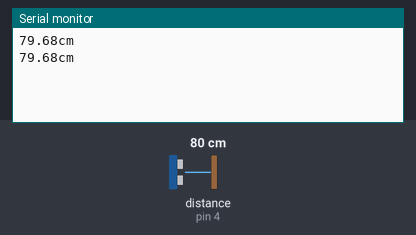
The sketch below on a simulated Arduino Uno, built with avr-gcc and run on an emulated ATmega328P. Shown: the last lines printed to the serial monitor. Wiring (inferred from the names in the program): ultrasonic range finder: trigger pin 5; echo pin 4. The inputs (shaded band) are chosen by the test bench; at power-on: distance to the obstacle (sensor on pin 4) 80 cm. The echo pulse lasts 58.3 µs per cm.

Above: at 1.8 s.
1.9 s: distance to the obstacle (sensor on pin 4) set to 2 cm
At 2.8 s:
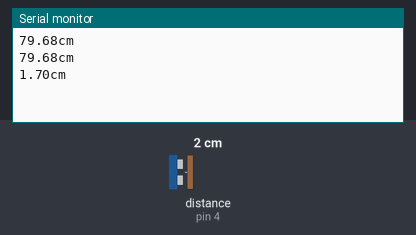
3.4 s: distance to the obstacle (sensor on pin 4) set to 4 cm
At 4.7 s:
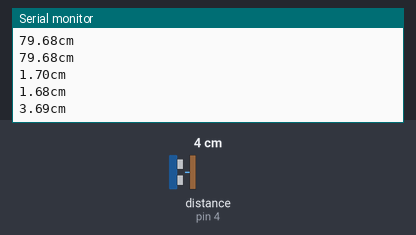
Timing chart, 0 to 6.4 s (numbered marks = the images above; inputs shaded):
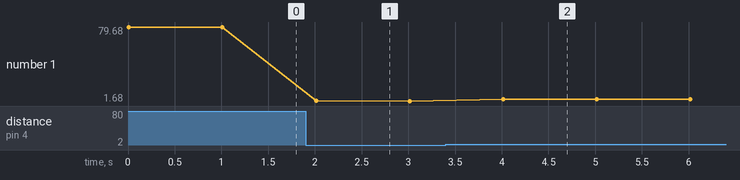

The sketch:

ultrasonic_HCSR04.ino
```cpp
const int PIN_TRIGGER = 5;
const int PIN_ECHO = 4;

void setup() {
  // put your setup code here, to run once:
  Serial.begin(9600);

  pinMode(PIN_TRIGGER,OUTPUT);
  pinMode(PIN_ECHO,INPUT);


}

void loop() {
  // put your main code here, to run repeatedly:
  digitalWrite(PIN_TRIGGER,HIGH);
  delayMicroseconds(10);
  digitalWrite(PIN_TRIGGER,LOW);

  double selang=pulseIn(PIN_ECHO,HIGH);
  double jarak=0.0343*(selang/2);

  if (jarak>400||jarak<=0)
  {
    Serial.println("Diluar jangkauan sensor");
   }
   else
   {
    Serial.print(jarak);
    Serial.println("cm");
   }
   delay(1000);

}
```

Measured:
- after the input at 1.9 s, the serial monitor: prints a new line after 0.11 s (image 1)
- after the input at 3.4 s, the serial monitor: prints a new line after 0.61 s (image 2)
- plotted number 1: 79.68 → 1.68 after the input at 1.9 s, 1.68 → 3.69 after the input at 3.4 s
